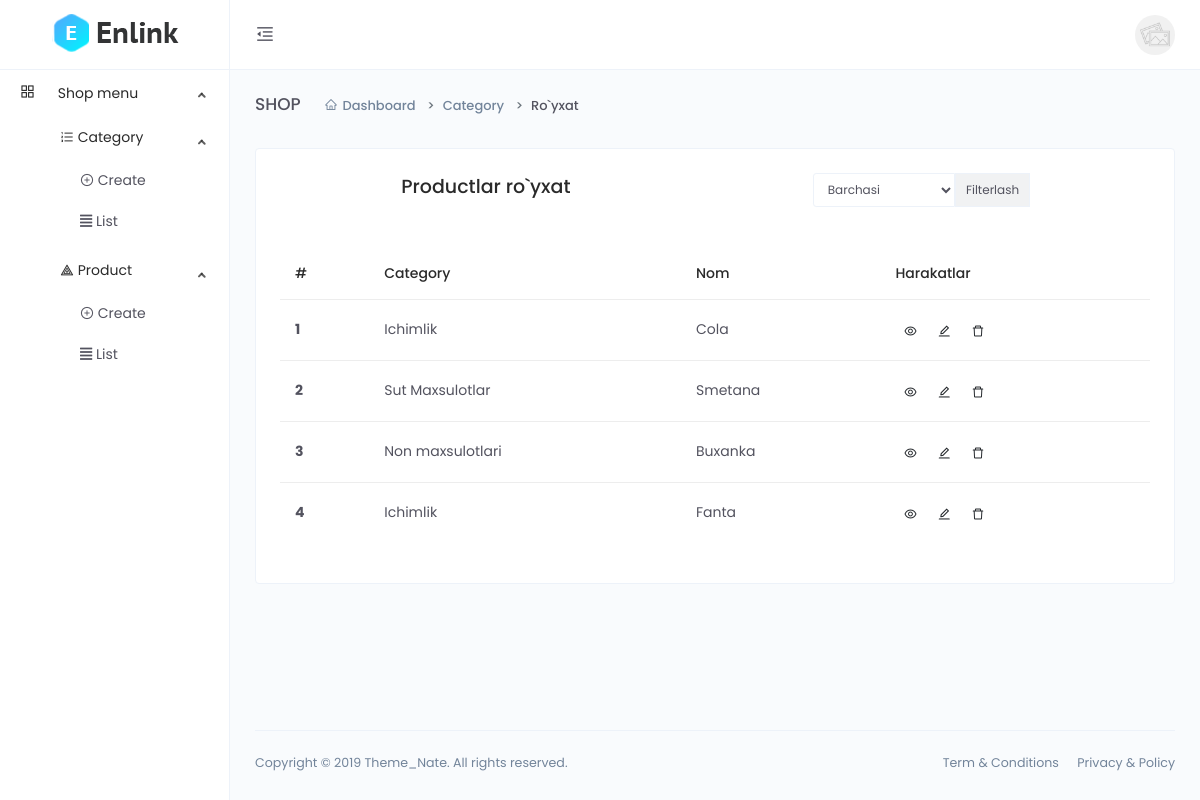
Screenshot of /dashboard/product-list with the database file from the repository.
### main/models.py (models this page shows, shortened)
class Product(models.Model):
    category = models.ForeignKey(Category, on_delete=models.CASCADE)
    name = models.CharField(max_length=255)
    body = models.TextField()
    price = models.DecimalField(decimal_places=2, max_digits=10)
    discount_price = models.DecimalField(decimal_places=2, max_digits=10,
                                         blank=True, null=True)
    banner_img = models.ImageField(upload_to='banner-img/')
    quantity = models.IntegerField()
    delivery = models.BooleanField(default=False)
    code = models.CharField(max_length=255, blank=True)

class Category(models.Model):
    name = models.CharField(max_length=255, unique=True)
    code = models.CharField(max_length=255, blank=True)

### main/dashboard/views.py (the view)
# urls.py: path('product-list', views.product_list, name='product_list'),
def product_list(request):
    categorys = models.Category.objects.all()
    category_id = request.GET.get('category_id')
    if category_id and category_id != '0' :
        queryset = models.Product.objects.filter(category__id=category_id)
    else:
        queryset = models.Product.objects.all()
    context = {
        'queryset':queryset,
        'categorys':categorys
    }
    return render(request, 'dashboard/product/list.html', context)

### templates/dashboard/product/list.html (shortened to what this page needs)
{% extends 'dashboard/base.html' %}
{% block content %}
<div class="main-content">
    <div class="page-header">
        <h2 class="header-title">SHOP</h2>
        <div class="header-sub-title">
            <nav class="breadcrumb breadcrumb-dash">
                <a href="#" class="breadcrumb-item"><i class="anticon anticon-home m-r-5"></i>Dashboard</a>
                <a class="breadcrumb-item" href="#">Category</a>
                <span class="breadcrumb-item active">Ro`yxat</span>
            </nav>
        </div>
    </div>
    <div class="card">
        <div class="card-body">
            <div class="d-flex justify-content-around">
                <h4>Productlar ro`yxat</h4>
                <div>
                    <form class="input-group input-group-sm mb-3">
                        <select name="category_id" class="form-control">
                            <option value="0">Barchasi</option>
                        </select>
                        <div class="input-group-prepend">
                            <button class="input-group-text" id="inputGroup-sizing-sm" type="submit">Filterlash</button>
                        </div>
                    </form>
                </div>
            </div>
            <div class="m-t-25">
                <div class="table-responsive">
                    <table class="table">
                        <thead>
                            <tr>
                                <th scope="col">#</th>
                                <th scope="col">Category</th>
                                <th scope="col">Nom</th>
                                <th scope="col">Harakatlar</th>
                            </tr>
                        </thead>
                        <tbody>
                            {% for q in queryset %}
                            <tr>
                                <th scope="row">{{forloop.counter}}</th>
                                <td>{{q.category.name}}</td>
                                <td>{{q.name}}</td>
                                <td>
                                    <a href="{% url 'dashboard:product_detail' q.code %}" class="btn btn-icon btn-hover btn-sm btn-rounded">
                                        <i class="anticon anticon-eye"></i>
                                    </a>
                                    <a href="{% url 'dashboard:product_update' q.code %}" class="btn btn-icon btn-hover btn-sm btn-rounded">
                                        <i class="anticon anticon-edit"></i>
                                    </a>
                                    <button type="button" class="btn btn-icon btn-hover btn-sm btn-rounded" data-toggle="modal" data-target=".bd-example-modal-sm{{forloop.counter}}">
                                        <i class="anticon anticon-delete"></i>
                                    </button>
                                </td>
                            </tr>
                            {% endfor %}
                        </tbody>
                    </table>
                </div>
            </div>
        </div>
    </div>
</div>
{% endblock %}

### rows the page displays
Product: category.name "Ichimlik", name "Cola"
Product: category.name "Sut Maxsulotlar", name "Smetana"
Product: category.name "Non maxsulotlari", name "Buxanka"
Product: category.name "Ichimlik", name "Fanta"
